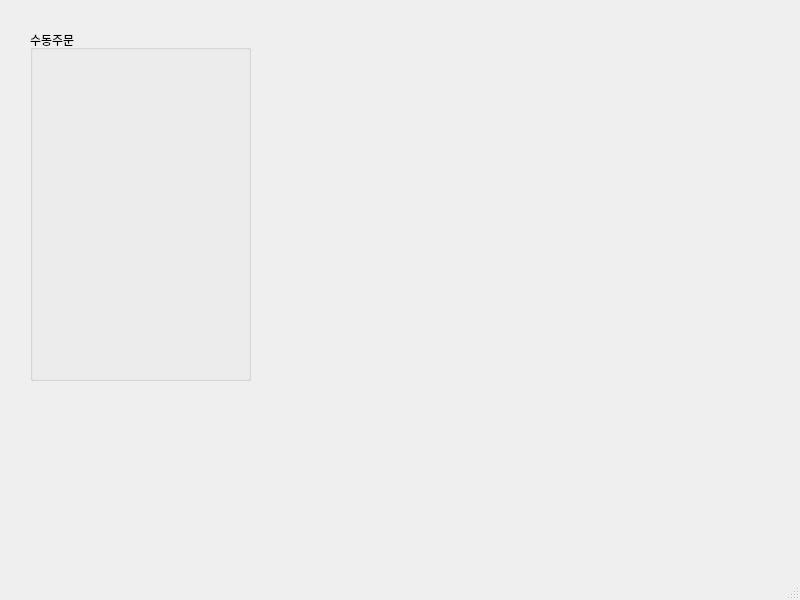
<?xml version="1.0" encoding="UTF-8"?>
<ui version="4.0">
 <class>MainWindow</class>
 <widget class="QMainWindow" name="MainWindow">
  <property name="geometry">
   <rect>
    <x>0</x>
    <y>0</y>
    <width>800</width>
    <height>600</height>
   </rect>
  </property>
  <property name="windowTitle">
   <string>AITrader</string>
  </property>
  <property name="windowIcon">
   <iconset>
    <normaloff>icon.png</normaloff>icon.png</iconset>
  </property>
  <property name="iconSize">
   <size>
    <width>47</width>
    <height>48</height>
   </size>
  </property>
  <property name="unifiedTitleAndToolBarOnMac">
   <bool>false</bool>
  </property>
  <widget class="QWidget" name="centralwidget">
   <widget class="QGroupBox" name="groupBox">
    <property name="geometry">
     <rect>
      <x>30</x>
      <y>30</y>
      <width>221</width>
      <height>351</height>
     </rect>
    </property>
    <property name="title">
     <string>수동주문</string>
    </property>
   </widget>
  </widget>
  <widget class="QMenuBar" name="menubar">
   <property name="geometry">
    <rect>
     <x>0</x>
     <y>0</y>
     <width>800</width>
     <height>31</height>
    </rect>
   </property>
  </widget>
  <widget class="QStatusBar" name="statusbar"/>
 </widget>
 <resources/>
 <connections/>
</ui>
